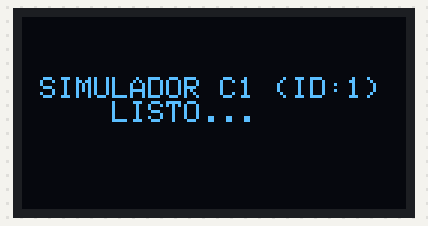
A sketch run on a simulated Arduino Uno, built with avr-gcc and run on an emulated ATmega328P. Shown: 128×64 one-colour display. What the sketch prints to the serial monitor is not drawn.

Above: at 0.1 s.
At 2.1 s:
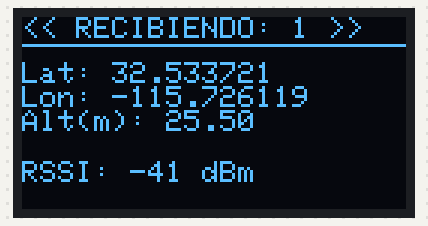
At 11.2 s:
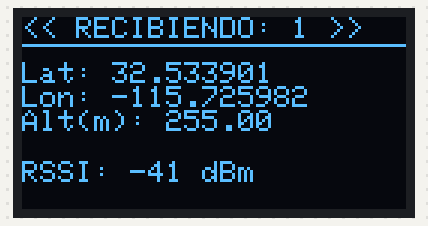
At 20.2 s:
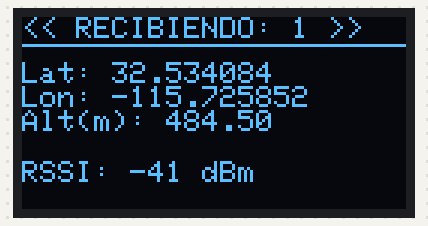
At 29.2 s:
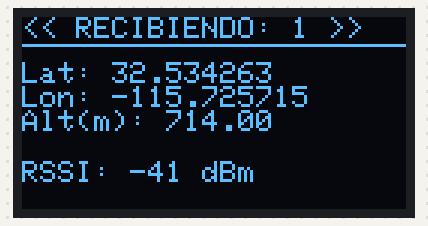
At 38.2 s:
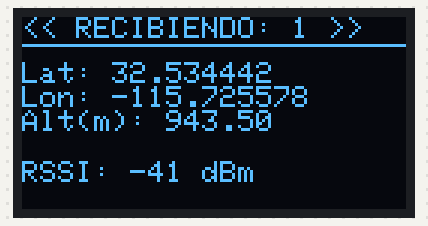

The sketch:

PruebaDatos.ino
```cpp
// LILYGO LORA - SIMULADOR COHETE PRINCIPAL (ID: 1)

#include <Wire.h>
#include <Adafruit_GFX.h>
#include <Adafruit_SSD1306.h>

#define SCREEN_WIDTH 128
#define SCREEN_HEIGHT 64
#define OLED_RESET -1

Adafruit_SSD1306 display(SCREEN_WIDTH, SCREEN_HEIGHT, &Wire, OLED_RESET);

typedef struct __attribute__((packed)) {
  char id;
  uint16_t tiempoRecibido;
  uint16_t numPaquete;
  uint8_t indicadorEstadoVuelo;
  uint8_t satellites;
  int32_t latitud_32;
  int32_t longitud_32;
  uint32_t presion_32;
  int32_t altura_barometro_32;
  int16_t temperatura_16;
  int32_t velocidad_32;
  int32_t vel_ang_x_32;
  int32_t vel_ang_y_32;
  int32_t vel_ang_z_32;
  int16_t accel_x_16;
  int16_t accel_y_16;
  int16_t accel_z_16;
} telemetryData_t;

telemetryData_t telemetryData;

unsigned long tiempoRespuesta = 0;
unsigned long ultimoTiempo = 0;
int contadorSimulacion = 0;
float altitudSimulada = 0.0;

void setup() {
  Serial.begin(115200);

  if (!display.begin(SSD1306_SWITCHCAPVCC, 0x3C)) {
    Serial.println("Fallo OLED");
    while (1);
  }

  display.clearDisplay();
  display.setTextSize(1);
  display.setTextColor(SSD1306_WHITE);
  display.setCursor(0, 20);
  display.println(" SIMULADOR C1 (ID:1) ");
  display.println("     LISTO... ");
  display.display();
  delay(2000);
}

void loop() {
  if (millis() - ultimoTiempo > 1000) { // 1 Hz
    ultimoTiempo = millis();
    contadorSimulacion++;

    // Perfil de vuelo C1:
    altitudSimulada += 25.5;

    // Llenamos datos especificos para el Cohete 1
    telemetryData.id = '1';
    unsigned long ahora = millis();
    telemetryData.tiempoRecibido = ahora - tiempoRespuesta;
    tiempoRespuesta = ahora;
    telemetryData.numPaquete = contadorSimulacion;
    telemetryData.indicadorEstadoVuelo = 1;
    telemetryData.satellites = 10;

    // Coordenadas Base
    telemetryData.latitud_32 = (32.5337045 + (contadorSimulacion * 0.00002)) * 1e6;
    telemetryData.longitud_32 = (-115.7261352 + (contadorSimulacion * 0.000015)) * 1e6;
    telemetryData.altura_barometro_32 = altitudSimulada * 100;
    telemetryData.velocidad_32 = (250.0 + (contadorSimulacion % 5)) * 100;
    telemetryData.presion_32 = (1012.5 - (altitudSimulada * 0.1)) * 100; // Presión baja al subir
    telemetryData.temperatura_16 = 25.0 * 100;

    // IMU
    telemetryData.vel_ang_x_32 = 15;
    telemetryData.vel_ang_y_32 = -10;
    telemetryData.vel_ang_z_32 = 45;
    telemetryData.accel_x_16 = 20;
    telemetryData.accel_y_16 = 1250;
    telemetryData.accel_z_16 = -5;

    float latDec = telemetryData.latitud_32 / 1e6;
    float lonDec = telemetryData.longitud_32 / 1e6;
    float altDec = telemetryData.altura_barometro_32 / 100.0;
    float tempDec = telemetryData.temperatura_16 / 100.0;
    float presDec = telemetryData.presion_32 / 100.0;
    float velDec = telemetryData.velocidad_32 / 100.0;

    float gx = telemetryData.vel_ang_x_32 / 100.0;
    float gy = telemetryData.vel_ang_y_32 / 100.0;
    float gz = telemetryData.vel_ang_z_32 / 100.0;
    float ax = telemetryData.accel_x_16 / 100.0;
    float ay = telemetryData.accel_y_16 / 100.0;
    float az = telemetryData.accel_z_16 / 100.0;

    int rssi = -40 - (contadorSimulacion % 3); // señal
    float bateria = 8.2; // Bateria
    float snr = 9.8;

    // Imprimir CSV
    char datosCSV[300];
    sprintf(datosCSV, "%c,%u,%u,%u,%d,%.1f,%u,%.6f,%.6f,%.2f,%.2f,%.2f,%.2f,%.2f,%.2f,%.2f,%.2f,%.2f,%.2f\n",
            telemetryData.id, telemetryData.tiempoRecibido, telemetryData.numPaquete, telemetryData.indicadorEstadoVuelo,
            rssi, bateria, telemetryData.satellites, latDec, lonDec, altDec, velDec, presDec, tempDec,
            gx, gy, gz, ax, ay, az);
    Serial.print(datosCSV);

    updateDisplay('1', rssi, snr, latDec, lonDec, altDec);
  }
}

void updateDisplay(char id, int rssi, float snr, float lat, float lon, float alt) {
  display.clearDisplay();
  display.setTextSize(1);
  display.setCursor(0, 0);
  display.print("<< RECIBIENDO: "); display.print(id); display.println(" >>");
  display.drawFastHLine(0, 9, 128, SSD1306_WHITE);
  display.setTextSize(0.5);
  display.setCursor(0, 15);
  display.print("Lat: "); display.println(lat, 6);
  display.print("Lon: "); display.println(lon, 6);
  display.print("Alt(m): "); display.println(alt, 2);
  display.setCursor(0, 48);
  display.print("RSSI: "); display.print(rssi); display.println(" dBm");
  display.display();
}
```

Measured:
- what the display in image 1 shows lasts 1.0 s, from 2.1 s to 3.1 s
